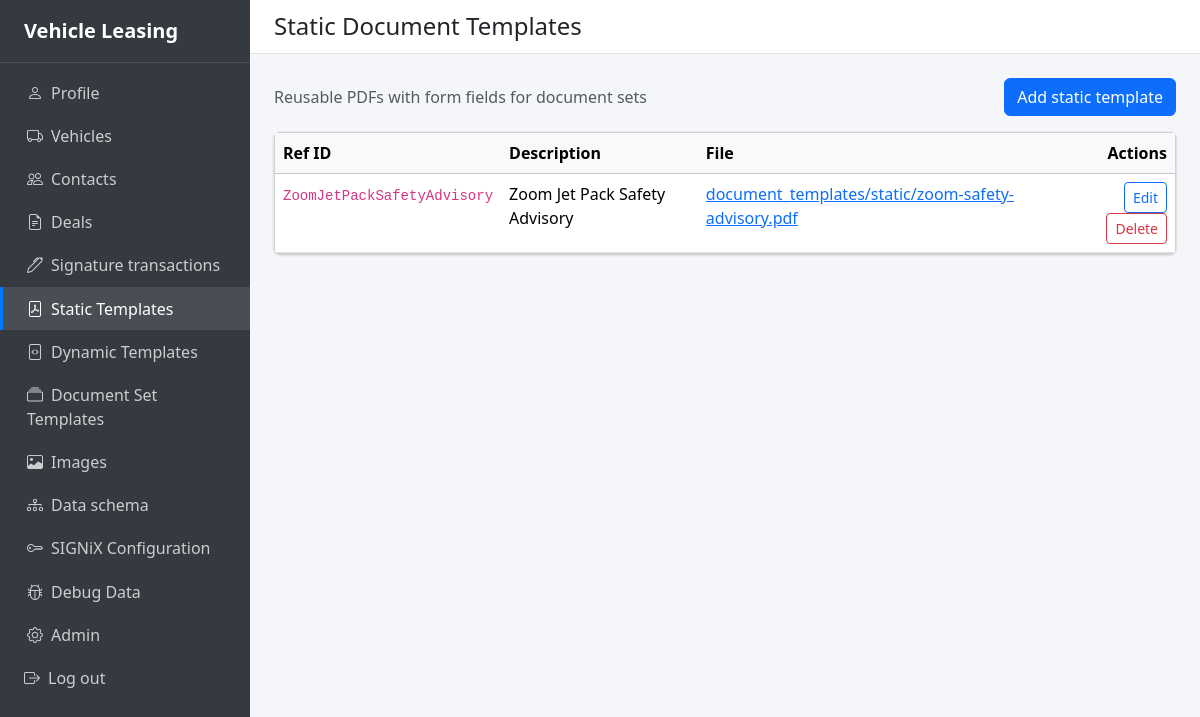
The app's page /document-templates/static/ (signed in) with its own data.
### apps/doctemplates/models.py (models this page shows, shortened)
class StaticDocumentTemplate(models.Model):
    ref_id = models.CharField(
        max_length=100,
        unique=True,
        help_text="Unique identifier (e.g., ZoomJetPackSafetyAdvisory)",
    )
    description = models.CharField(
        max_length=200,
        help_text="Human-readable description",
    )
    file = models.FileField(
        upload_to="document_templates/static",
        help_text="PDF file",
    )
    tagging_type = models.CharField(
        max_length=50,
        default="pdf_fields",
        help_text="How the document is tagged; 'pdf_fields' for PDF form fields",
    )
    tagging_data = models.JSONField(
        default=list,
        help_text="Array of form-field definitions: tag_name, field_type, member_info_number, etc.",
    )
    signature_field_names = models.JSONField(
        default=dict,
        blank=True,
        help_text="Optional map of member_info_number to PDF AcroForm field name when tag_name is not set in tagging_data. E.g. {\"1\": \"LessorSignature\", \"2\": \"LesseeSignature\"}. If empty, defaults Lessor/Lessee are used.",
    )
    class Meta:
        verbose_name = "Static document template"
        verbose_name_plural = "Static document templates"

### apps/doctemplates/views.py (the view)
# urls.py: path("static/", views.static_doctemplate_list, name="static_doctemplate_list"),
@login_required
def static_doctemplate_list(request):
    templates = StaticDocumentTemplate.objects.all().order_by("ref_id")
    return render(
        request,
        "doctemplates/static_doctemplate_list.html",
        {"template_list": templates},
    )

### templates/doctemplates/static_doctemplate_list.html (shortened to what this page needs)
{% extends "base.html" %}
{% block content_header %}Static Document Templates{% endblock %}
{% block content %}
<div class="d-flex justify-content-between align-items-center mb-3">
  <span class="text-muted">Reusable PDFs with form fields for document sets</span>
  <a href="{% url 'doctemplates:static_doctemplate_add' %}" class="btn btn-primary">Add static template</a>
</div>
<div class="card">
  <div class="card-body p-0">
    <div class="table-responsive">
      <table class="table table-hover mb-0">
        <thead class="table-light">
          <tr>
            <th>Ref ID</th>
            <th>Description</th>
            <th>File</th>
            <th class="text-end">Actions</th>
          </tr>
        </thead>
        <tbody>
          {% for t in template_list %}
          <tr>
            <td><code>{{ t.ref_id }}</code></td>
            <td>{{ t.description }}</td>
            <td>
              {% if t.file %}
              <a href="{{ t.file.url }}" target="_blank" rel="noopener">{{ t.file.name|default:"PDF" }}</a>
              {% else %}
              <span class="text-muted">—</span>
              {% endif %}
            </td>
            <td class="text-end">
              <a href="{% url 'doctemplates:static_doctemplate_edit' t.pk %}" class="btn btn-sm btn-outline-primary">Edit</a>
              <a href="{% url 'doctemplates:static_doctemplate_delete_confirm' t.pk %}" class="btn btn-sm btn-outline-danger">Delete</a>
            </td>
          </tr>
          {% empty %}
          <tr>
            <td colspan="4" class="text-center text-muted py-4">
              No static templates yet. Add one to get started.
            </td>
          </tr>
          {% endfor %}
        </tbody>
      </table>
    </div>
  </div>
</div>
{% endblock %}

### templates/base.html (style rules this page uses)
.app-content-body .card { box-shadow: 0 0 1px rgba(0,0,0,.125), 0 1px 3px rgba(0,0,0,.2); }

### records on screen
StaticDocumentTemplate: ref_id "ZoomJetPackSafetyAdvisory", description "Zoom Jet Pack Safety Advisory", file.name "document_templates/static/zoom-safety-advisory.pdf"
